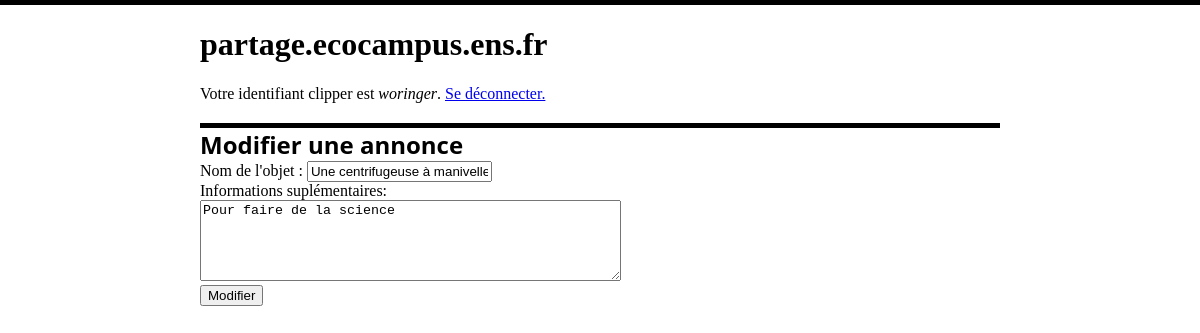
Screenshot of /partage/editer/5 (signed in) with the database file from the repository.
### partage_app/models.py (models this page shows, shortened)
class Shareable(models.Model):
    NEED = 'demande'
    OFFER = 'propose'
    CLASS_CHOICES = (
        (NEED, 'demande'),
        (OFFER, 'propose'),
    )
    classe = models.CharField(max_length=10,
                              choices=CLASS_CHOICES,
                              default=NEED)
    name = models.CharField(max_length=200)
    details = models.CharField(max_length=1000)
    added = models.DateTimeField("date d'ajout")
    owner = models.ForeignKey(User)
    location = models.ForeignKey(Location)
    category = models.ForeignKey(Category)

### partage_app/views.py (the view)
# urls.py: url(r'^editer/(?P<obj_id>\d+)$', views.edit, name="edit"),
def edit(request, obj_id):
    obj = get_object_or_404(models.Shareable, id=obj_id)
    if request.method == "POST":
        user = models.User.objects.get(id=request.POST["user"])
        if obj.owner != user: # do checks again
            return HttpResponse("Il semblerait que vous ne soyez pas le propriétaire de l'objet en question...")
        obj.details = request.POST["details"]
        obj.name = request.POST["name"]
        obj.save()
        return HttpResponseRedirect(reverse('partage:index'))
    elif request.method == "GET":
        loc = models.Location.objects.all()
        categories = models.Category.objects.all()
        context = {"locations":loc,
                   "categories":categories,
                   "obj":obj,
                   "owner": str(obj.owner)
                   }
        return render(request, 'partage_app/edit.html', context)

### partage_app/templates/partage_app/edit.html (shortened to what this page needs)
<!DOCTYPE html>
<html>
  <head>
    {% load staticfiles %}
    <link rel="stylesheet" type="text/css" href="{% static 'partage_app/style.css' %}" />
  </head>
  <body>
    <h1> partage.ecocampus.ens.fr </h1>
    {% if user.is_authenticated %}
    <p>Votre identifiant clipper est <em>{{ user.username }}</em>.  <a href="{% url 'partage:logout' %}">Se déconnecter.</a> </p>
    {% if user.username == owner %}
    <h2> Modifier une annonce </h2>
    <form action="{% url 'partage:edit' obj.id %}"  method="post">
      Nom de l'objet :  <input type="text" name="name" value="{{ obj.name }}" required/> <br />
      Informations suplémentaires:<br />
      <textarea name="details" rows="5" cols="50">{{ obj.details }}</textarea><br />
      <input type="submit" value="Modifier" />
    </form>
    {% else %}
    <p> Vous n'êtes pas autorisé.e à modifier cet objet qui appartient à {{ owner }}, il ne vous appartient pas </p>
    {% endif %}
    {% else %}
    <p>
      Bienvenue sur le système de partage d'objet proposé par Écocampus ! <br />
      <a href="{% url 'partage:login' %}">Connectez-vous</a> en utilisant vos identifiants clipper.
    </p>
    {% endif %}
</body>
</html>

### partage_app/static/partage_app/style.css (style rules this page uses)
body { width: 800px; margin:auto; }
html { border-top: 5px solid black; }
h2 { clear: both; margin-bottom:0px; font-family: Sans; border-top: 5px solid black; }

### rows the page displays
Shareable: name "Une centrifugeuse à manivelle", details "Pour faire de la science"

### other values shown
{{ user.username }} "woringer"
